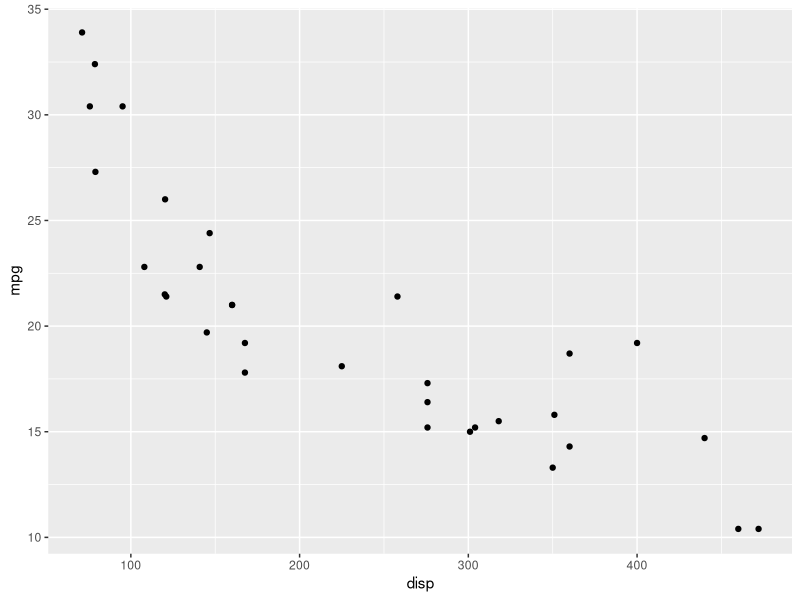
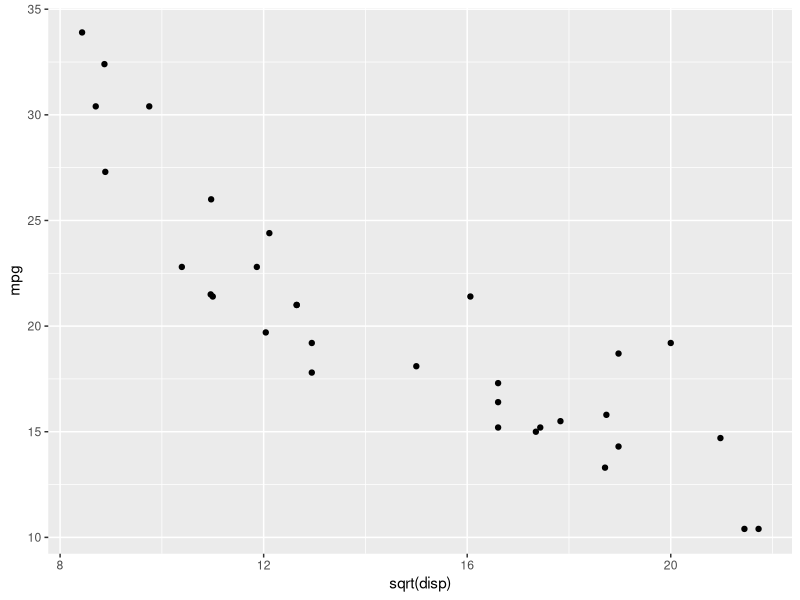
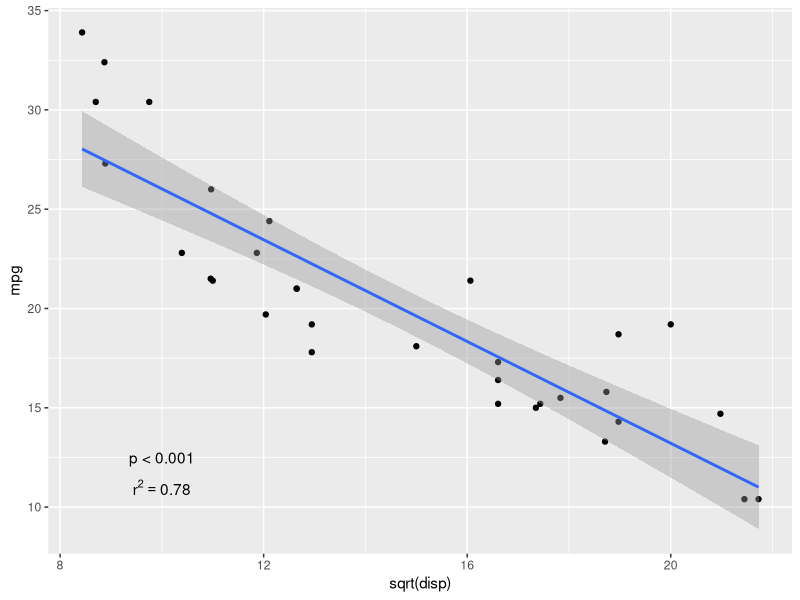
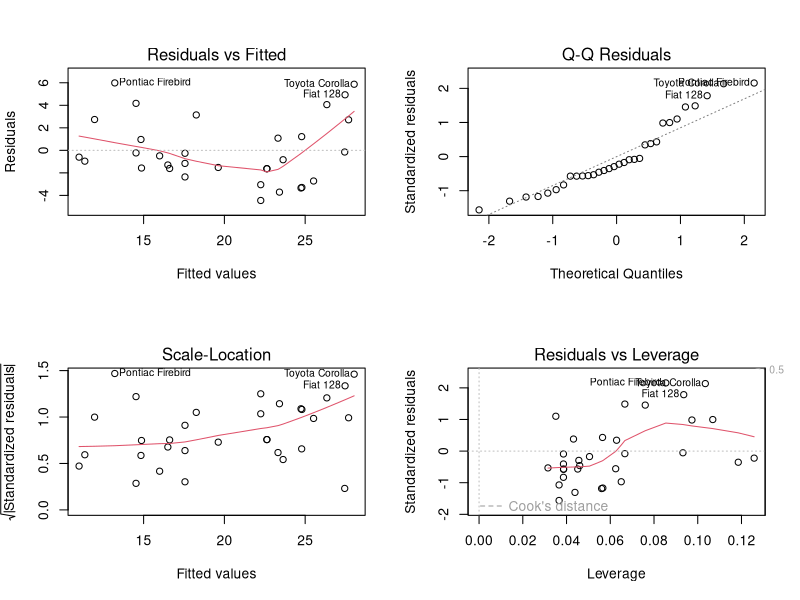
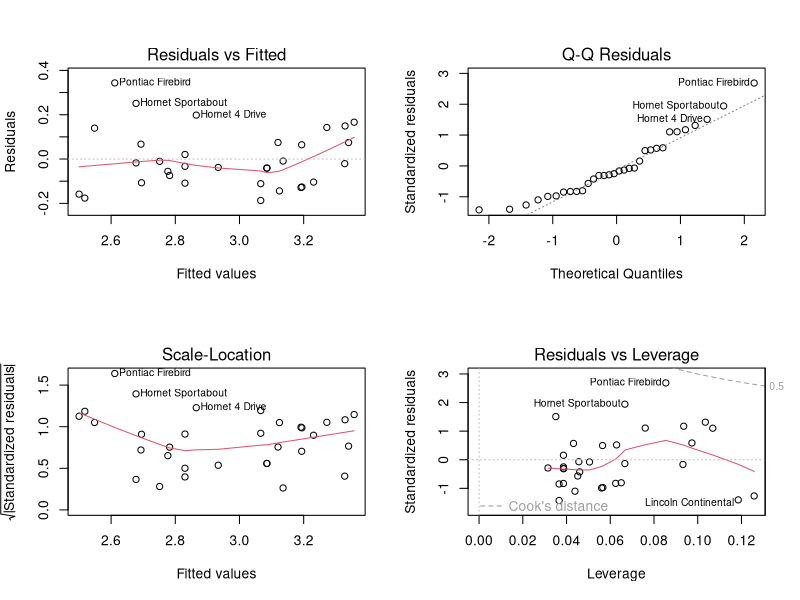
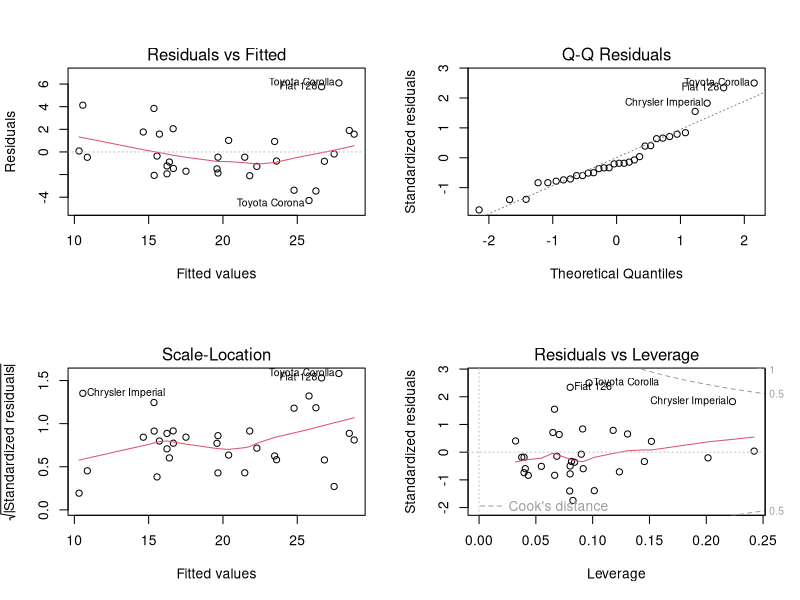

These charts were generated, in order, by the following R code:
## ---- chunk 1
# Set global options for code chunks and load required R packages and data
library(dplyr)
library(ggplot2)
library(caret)
knitr::opts_chunk$set(echo = T)
data("mtcars")
## ---- chunk 2
# Scatterplot of mpg vs. disp
mtcars %>%
  ggplot(aes(x = disp,
             y = mpg)) +
  geom_point()
## ---- chunk 3
# Pearson correlation coefficient
cor(mtcars$disp, 
    mtcars$mpg)

# Order of arguments does not matter
cor(mtcars$mpg,
    mtcars$disp)
## ---- chunk 4
# Scatterplot of mpg vs. sqrt(disp)
mtcars %>%
  ggplot(aes(x = sqrt(disp), 
             y = mpg)) +
  geom_point()
## ---- chunk 5
# Pearson correlation coefficient
cor(sqrt(mtcars$disp), 
    mtcars$mpg)
## ---- chunk 6
# Fit the linear model using the formula method
linear_fit <- lm(mpg ~ sqrt(disp), data = mtcars)

# Get the model output
summary(linear_fit)
## ---- chunk 7
# r-squared
r2 <- paste("r^2 == ", 0.78)

# Plot the data and the simple linear regression model
mtcars %>%
  ggplot(aes(x = sqrt(disp), 
             y = mpg)) +
  geom_point() +
  geom_smooth(method = "lm") + # Leave 95% CI turned on
  annotate("text",
           label = "p < 0.001",
           x = 10,
           y = 12.5) +
  annotate("text",
           label = r2,
           parse = T,
           x = 10,
           y = 11)
## ---- chunk 8
# Model diagnostics
par(mfrow = c(2, 2))
plot(linear_fit)
## ---- chunk 9
# Box-Cox transformation
mpgBC <- BoxCoxTrans(mtcars$mpg)
## ---- chunk 10
# Attach to dataframe
mtcars <- cbind(mtcars, 
                mpg_BC = predict(mpgBC, newdata = mtcars$mpg))

# Recreate the model
lmMod_bc <- lm(mpg_BC ~ sqrt(disp), data = mtcars)

# Output
summary(lmMod_bc)
## ---- chunk 11
# Diagnostics
par(mfrow = c(2, 2))
plot(lmMod_bc)
## ---- chunk 12
# Get the intercept and slope
linear_fit$coefficients
## ---- chunk 13
# Formulae from earlier
slope <- cor(sqrt(mtcars$disp), mtcars$mpg) * (sd(mtcars$mpg) / sd(sqrt(mtcars$disp)))
intercept <- mean(mtcars$mpg) - (slope * mean(sqrt(mtcars$disp)))

slope; intercept
## ---- chunk 14
# Create a multiple linear regression model
m_linear_fit <- lm(mpg ~ sqrt(disp) + wt + cyl, data = mtcars)

# Model summary
summary(m_linear_fit)
## ---- chunk 15
# Create the correlation matrix
cor(mtcars[c(2, 3, 6)])
## ---- chunk 16
# Create a multiple linear regression model using 0.8 as a collinear cut-off
# Assess RMSE
final_linear_fit <- lm(mpg ~ cyl + wt, data = mtcars)

# Model summary
summary(final_linear_fit)
## ---- chunk 17
# Model diagnostics
par(mfrow = c(2, 2))
plot(final_linear_fit)
## ---- chunk 18
# Get predictions
predict(final_linear_fit, newdata = mtcars)
## ---- chunk 19
# Partition train and test sets
set.seed(1)
data_part <- createDataPartition(y = mtcars$mpg, 
                                 p = 0.7, 
                                 list = F)
training <- mtcars[data_part, ]
test <- mtcars[-data_part, ]
## ---- chunk 20
# Train a multiple linear regression model on the training data
pred_mdl <- lm(mpg ~ cyl + wt, data = training)

# Make predictions on test set
mdl_preds <- predict(pred_mdl, newdata = test)

# Assess model performance using RMSE
RMSE(mdl_preds, test$mpg)
